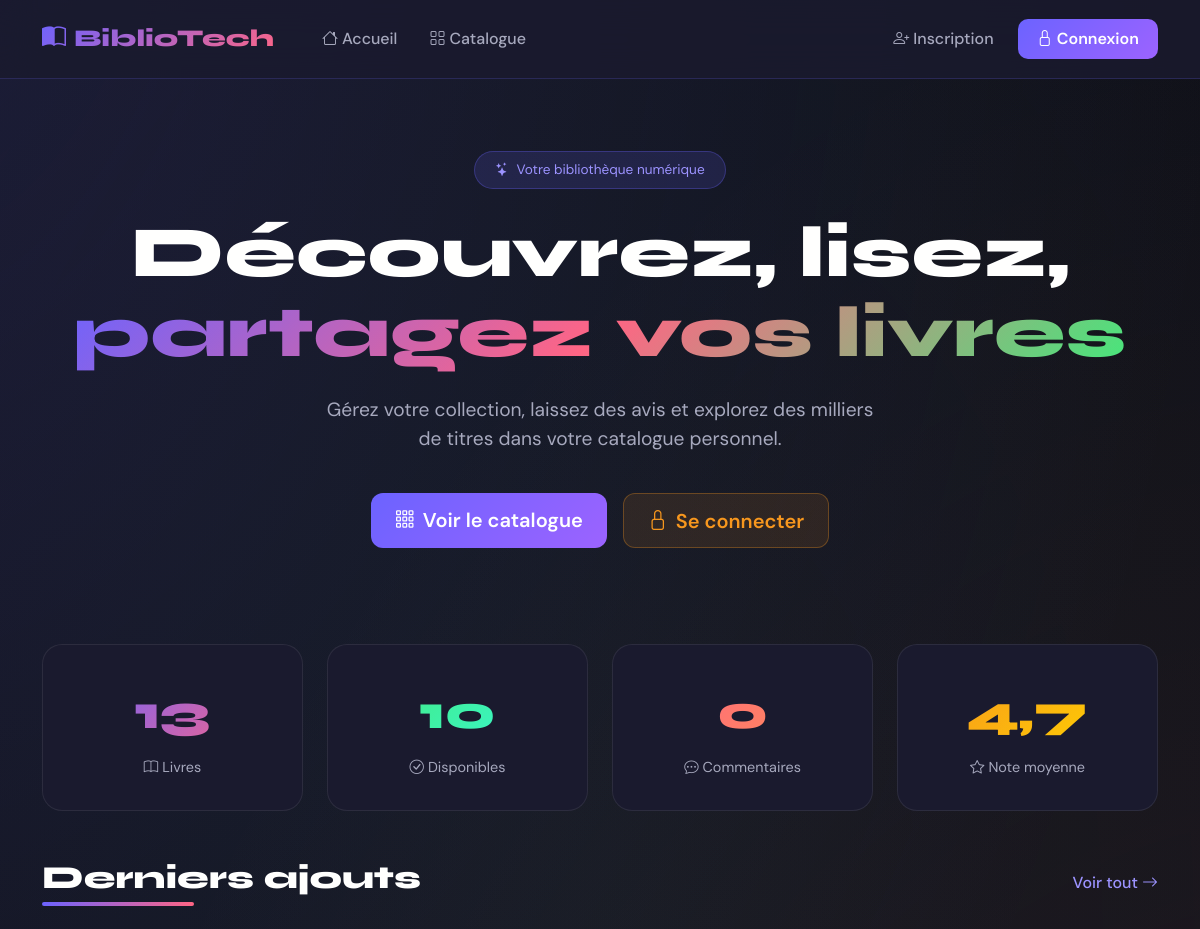
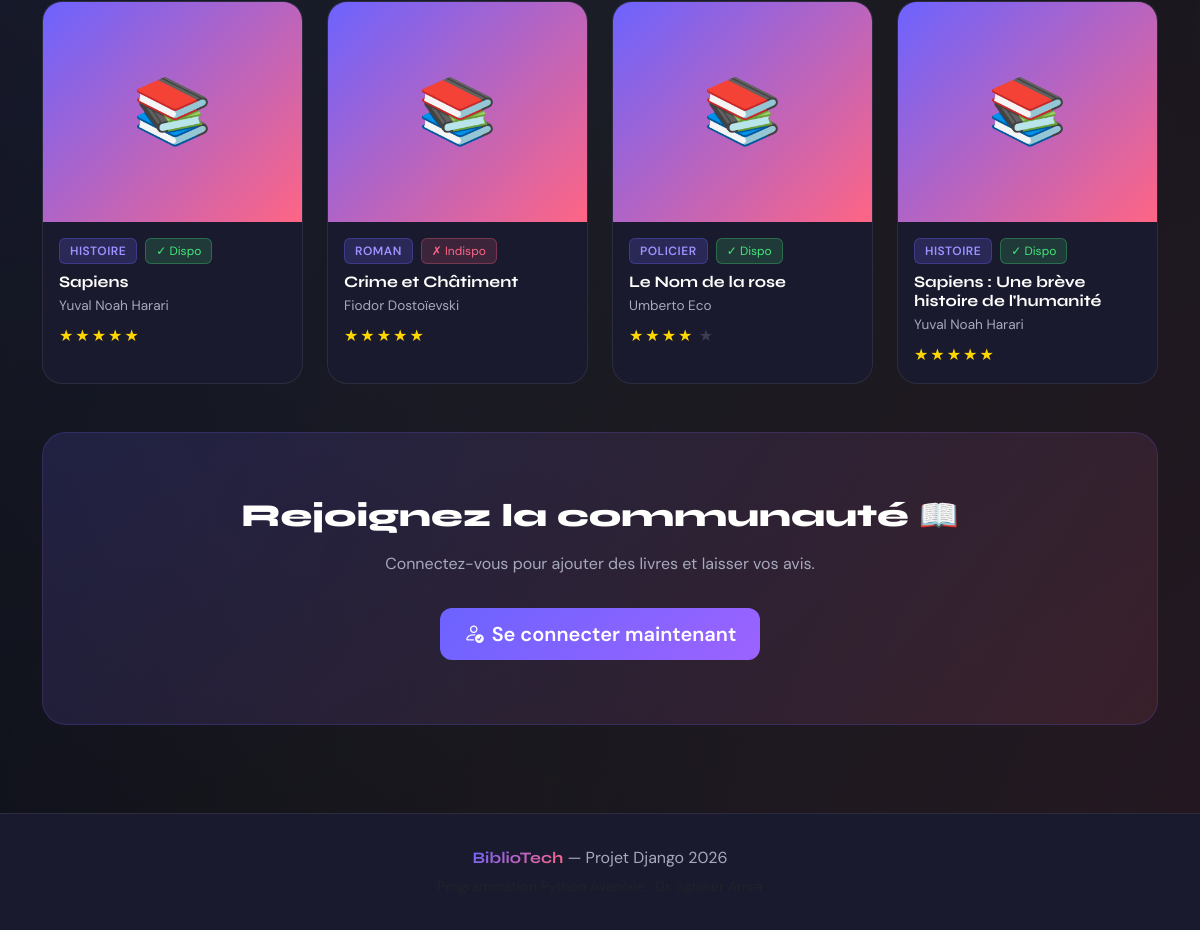
The page / on the database its author committed (2 pictures, top to bottom).
### livres/models.py (models this page shows, shortened)
class Livre(models.Model):
    titre = models.CharField(max_length=200, verbose_name="Titre")
    auteur = models.CharField(max_length=100, verbose_name="Auteur")
    genre = models.CharField(max_length=50, choices=GENRE_CHOICES, default='roman', verbose_name="Genre")
    description = models.TextField(blank=True, verbose_name="Description")
    image = models.ImageField(upload_to='covers/', blank=True, null=True, verbose_name="Couverture")
    note = models.IntegerField(choices=NOTE_CHOICES, default=3, verbose_name="Note")
    disponible = models.BooleanField(default=True, verbose_name="Disponible")
    date_ajout = models.DateTimeField(auto_now_add=True)
    class Meta:
        ordering = ['-date_ajout']
        verbose_name = "Livre"
        verbose_name_plural = "Livres"
    def get_stars(self):
        return range(self.note)
    def get_empty_stars(self):
        return range(5 - self.note)

### livres/views.py (the view)
# urls.py: path('', views.home, name='home'),
def home(request):
    total_livres = Livre.objects.count()
    livres_disponibles = Livre.objects.filter(disponible=True).count()
    total_commentaires = Commentaire.objects.count()
    note_moyenne = Livre.objects.aggregate(Avg('note'))['note__avg']
    derniers_livres = Livre.objects.all()[:4]
    context = {
        'total_livres': total_livres,
        'livres_disponibles': livres_disponibles,
        'total_commentaires': total_commentaires,
        'note_moyenne': round(note_moyenne, 1) if note_moyenne else 0,
        'derniers_livres': derniers_livres,
    }
    return render(request, 'livres/home.html', context)

### livres/templates/livres/home.html (shortened to what this page needs)
{% extends 'livres/base.html' %}
{% block content %}
<section class="text-center py-5 mb-5 fade-in">
    <div style="display: inline-block; background: rgba(108,99,255,0.15); border: 1px solid rgba(108,99,255,0.3); border-radius: 50px; padding: 8px 20px; font-size: 0.85rem; color: #9C93FF; margin-bottom: 1.5rem;">
        <i class="bi bi-stars me-1"></i> Votre bibliothèque numérique
    </div>
    <h1 style="font-family: 'Syne', sans-serif; font-size: clamp(2.5rem, 6vw, 4.5rem); font-weight: 800; line-height: 1.1; margin-bottom: 1.5rem;">
        Découvrez, lisez,<br>
        <span style="background: linear-gradient(135deg, #6C63FF, #FF6584, #43E97B); -webkit-background-clip: text; -webkit-text-fill-color: transparent; background-clip: text;">
            partagez vos livres
        </span>
    </h1>
    <p style="color: #A7A9BE; font-size: 1.2rem; max-width: 550px; margin: 0 auto 2.5rem;">
        Gérez votre collection, laissez des avis et explorez des milliers de titres dans votre catalogue personnel.
    </p>
    <div class="d-flex gap-3 justify-content-center flex-wrap">
        <a href="{% url 'liste_livres' %}" class="btn btn-primary-custom btn-lg">
            <i class="bi bi-grid-3x3-gap me-2"></i>Voir le catalogue
        </a>
        {% if user.is_staff %}
        <a href="{% url 'ajouter_livre' %}" class="btn btn-edit-custom btn-lg">
            <i class="bi bi-plus-circle me-2"></i>Ajouter un livre
        </a>
        {% else %}
        <a href="{% url 'login' %}" class="btn btn-edit-custom btn-lg">
            <i class="bi bi-lock me-2"></i>Se connecter
        </a>
        {% endif %}
    </div>
</section>
<section class="row g-4 mb-5">
    <div class="col-6 col-md-3 fade-in stagger-1">
        <div class="stat-card">
            <div class="stat-number">{{ total_livres }}</div>
            <div style="color: #A7A9BE; font-size: 0.9rem; margin-top: 0.5rem;">
                <i class="bi bi-book me-1"></i>Livres
            </div>
        </div>
    </div>
    <div class="col-6 col-md-3 fade-in stagger-2">
        <div class="stat-card">
            <div class="stat-number" style="background: linear-gradient(135deg, #43E97B, #38F9D7); -webkit-background-clip: text; -webkit-text-fill-color: transparent; background-clip: text;">
                {{ livres_disponibles }}
            </div>
            <div style="color: #A7A9BE; font-size: 0.9rem; margin-top: 0.5rem;">
                <i class="bi bi-check-circle me-1"></i>Disponibles
            </div>
        </div>
    </div>
    <div class="col-6 col-md-3 fade-in stagger-3">
        <div class="stat-card">
            <div class="stat-number" style="background: linear-gradient(135deg, #FF6584, #FF8E53); -webkit-background-clip: text; -webkit-text-fill-color: transparent; background-clip: text;">
                {{ total_commentaires }}
            </div>
            <div style="color: #A7A9BE; font-size: 0.9rem; margin-top: 0.5rem;">
                <i class="bi bi-chat-dots me-1"></i>Commentaires
            </div>
        </div>
    </div>
    <div class="col-6 col-md-3 fade-in stagger-4">
        <div class="stat-card">
            <div class="stat-number" style="background: linear-gradient(135deg, #F7971E, #FFD200); -webkit-background-clip: text; -webkit-text-fill-color: transparent; background-clip: text;">
                {{ note_moyenne }}
            </div>
            <div style="color: #A7A9BE; font-size: 0.9rem; margin-top: 0.5rem;">
                <i class="bi bi-star me-1"></i>Note moyenne
            </div>
        </div>
    </div>
</section>
{% if derniers_livres %}
<section class="mb-5 fade-in">
    <div class="d-flex justify-content-between align-items-center mb-4">
        <h2 class="section-title">Derniers ajouts</h2>
        <a href="{% url 'liste_livres' %}" style="color: #9C93FF; text-decoration: none; font-weight: 500;">
            Voir tout <i class="bi bi-arrow-right"></i>
        </a>
    </div>
    <div class="row g-4">
        {% for livre in derniers_livres %}
        <div class="col-sm-6 col-lg-3 fade-in" style="animation-delay: {{ forloop.counter0 }}00ms">
            <div class="card-livre h-100">
                <a href="{% url 'detail_livre' livre.pk %}" style="text-decoration: none; color: inherit;">
                    {% if livre.image %}
                        <img src="{{ livre.image.url }}" alt="{{ livre.titre }}" class="livre-cover">
                    {% else %}
                        <div class="cover-placeholder">📚</div>
                    {% endif %}
                    <div class="p-3">
                        <div class="d-flex gap-2 mb-2 flex-wrap">
                            <span class="badge-genre">{{ livre.get_genre_display }}</span>
                            {% if livre.disponible %}
                                <span class="badge-dispo">✓ Dispo</span>
                            {% else %}
                                <span class="badge-indispo">✗ Indispo</span>
                            {% endif %}
                        </div>
                        <h6 style="font-family: 'Syne', sans-serif; font-weight: 700; margin-bottom: 0.3rem;">{{ livre.titre }}</h6>
                        <p style="color: #A7A9BE; font-size: 0.85rem; margin-bottom: 0.5rem;">{{ livre.auteur }}</p>
                        <div>
                            <span class="stars">{% for s in livre.get_stars %}★{% endfor %}</span>
                            <span class="stars-empty">{% for s in livre.get_empty_stars %}★{% endfor %}</span>
                        </div>
                    </div>
                </a>
            </div>
        </div>
        {% endfor %}
    </div>
</section>
{% endif %}
{% if not user.is_authenticated %}
<section class="text-center fade-in" style="background: linear-gradient(135deg, rgba(108,99,255,0.15), rgba(255,101,132,0.1)); border: 1px solid rgba(108,99,255,0.2); border-radius: 24px; padding: 4rem 2rem;">
    <h2 style="font-family: 'Syne', sans-serif; font-weight: 800; font-size: 2rem; margin-bottom: 1rem;">
        Rejoignez la communauté 📖
    </h2>
    <p style="color: #A7A9BE; margin-bottom: 2rem;">Connectez-vous pour ajouter des livres et laisser vos avis.</p>
    <a href="{% url 'login' %}" class="btn btn-primary-custom btn-lg">
        <i class="bi bi-person-check me-2"></i>Se connecter maintenant
    </a>
</section>
{% endif %}
{% endblock %}

### livres/templates/livres/base.html (style rules this page uses)
:root { --primary: #6C63FF; --secondary: #FF6584; --accent: #43E97B; --warning: #F7971E; --dark: #0F0E17; --card-bg: #1A1A2E; --surface: #16213E; --text: #FFFFFE; --muted: #A7A9BE; }
* { box-sizing: border-box; }
body { font-family: 'DM Sans', sans-serif; background: var(--dark); color: var(--text); min-height: 100vh; }
h1, h2, h3, h4, h5, h6, .font-display { font-family: 'Syne', sans-serif; }
body::before { content: ''; position: fixed; top: -50%; left: -50%; width: 200%; height: 200%; background: radial-gradient(ellipse at 20% 20%, rgba(108,99,255,0.15) 0%, transparent 50%), radial-gradient(ellipse at 80% 80%, rgba(255,101,132,0.1) 0%, transparent 50%), radial-gradient(ellipse at 50% 50%, rgba(67,233,123,0.05) 0%, transparent 70%); pointer-events: none; z-index: 0; animation: bgShift 15s ease infinite alternate; }
.card-livre { background: var(--card-bg); border: 1px solid rgba(255,255,255,0.08); border-radius: 20px; overflow: hidden; transition: all 0.4s cubic-bezier(0.175, 0.885, 0.32, 1.275); position: relative; }
.card-livre::before { content: ''; position: absolute; top: 0; left: 0; right: 0; height: 3px; background: linear-gradient(90deg, var(--primary), var(--secondary), var(--accent)); opacity: 0; transition: opacity 0.3s; }
.cover-placeholder { width: 100%; height: 220px; background: linear-gradient(135deg, var(--primary) 0%, var(--secondary) 100%); display: flex; align-items: center; justify-content: center; font-size: 4rem; }
.badge-genre { background: rgba(108,99,255,0.2); color: #9C93FF; border: 1px solid rgba(108,99,255,0.3); border-radius: 6px; padding: 3px 10px; font-size: 0.75rem; font-weight: 600; text-transform: uppercase; letter-spacing: 0.5px; }
.badge-dispo { background: rgba(67,233,123,0.15); color: var(--accent); border: 1px solid rgba(67,233,123,0.3); border-radius: 6px; padding: 3px 10px; font-size: 0.75rem; }
.badge-indispo { background: rgba(255,101,132,0.15); color: var(--secondary); border: 1px solid rgba(255,101,132,0.3); border-radius: 6px; padding: 3px 10px; font-size: 0.75rem; }
.stars { color: #FFD700; letter-spacing: 2px; }
.stars-empty { color: rgba(255,255,255,0.15); letter-spacing: 2px; }
.btn-primary-custom { background: linear-gradient(135deg, var(--primary), #9C63FF); border: none; color: white; font-weight: 600; border-radius: 12px; padding: 0.7rem 1.5rem; transition: all 0.3s; }
.btn-edit-custom { background: rgba(247,151,30,0.1); border: 1px solid rgba(247,151,30,0.3); color: var(--warning); border-radius: 12px; padding: 0.7rem 1.5rem; font-weight: 600; transition: all 0.3s; }
.stat-card { background: var(--card-bg); border: 1px solid rgba(255,255,255,0.08); border-radius: 20px; padding: 2rem; text-align: center; transition: all 0.3s; }
.stat-number { font-family: 'Syne', sans-serif; font-size: 3rem; font-weight: 800; background: linear-gradient(135deg, var(--primary), var(--secondary)); -webkit-background-clip: text; -webkit-text-fill-color: transparent; background-clip: text; }
.section-title { font-family: 'Syne', sans-serif; font-weight: 800; font-size: 2rem; position: relative; display: inline-block; }
.section-title::after { content: ''; position: absolute; bottom: -8px; left: 0; width: 40%; height: 4px; background: linear-gradient(90deg, var(--primary), var(--secondary)); border-radius: 2px; }
.fade-in { animation: fadeIn 0.6s ease forwards; }
.stagger-1 { animation-delay: 0.1s; }
.stagger-2 { animation-delay: 0.2s; }
.stagger-3 { animation-delay: 0.3s; }
.stagger-4 { animation-delay: 0.4s; }

### rows shown on the page
Livre: genre "HISTOIRE", disponible "✓ Dispo", titre "Sapiens", auteur "Yuval Noah Harari", note 5 (drawn)
Livre: genre "ROMAN", disponible "✗ Indispo", titre "Crime et Châtiment", auteur "Fiodor Dostoïevski", note 5 (drawn)
Livre: genre "POLICIER", disponible "✓ Dispo", titre "Le Nom de la rose", auteur "Umberto Eco", note 4 (drawn)
Livre: genre "HISTOIRE", disponible "✓ Dispo", titre "Sapiens : Une brève histoire de l'humanité", auteur "Yuval Noah Harari", note 5 (drawn)

### other values the page prints
{{ total_livres }} "13"
{{ livres_disponibles }} "10"
{{ total_commentaires }} "0"
{{ note_moyenne }} "4,7"
